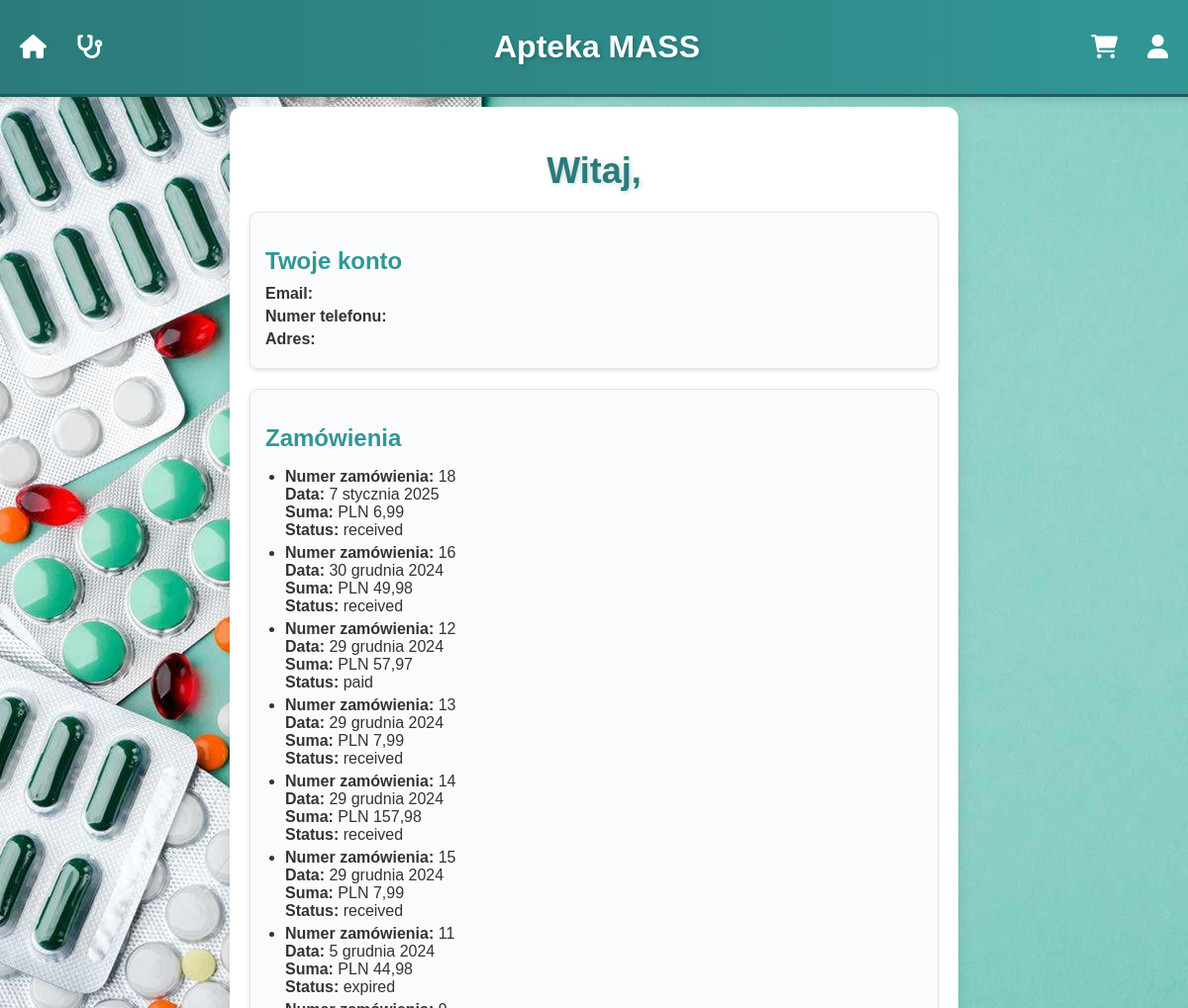
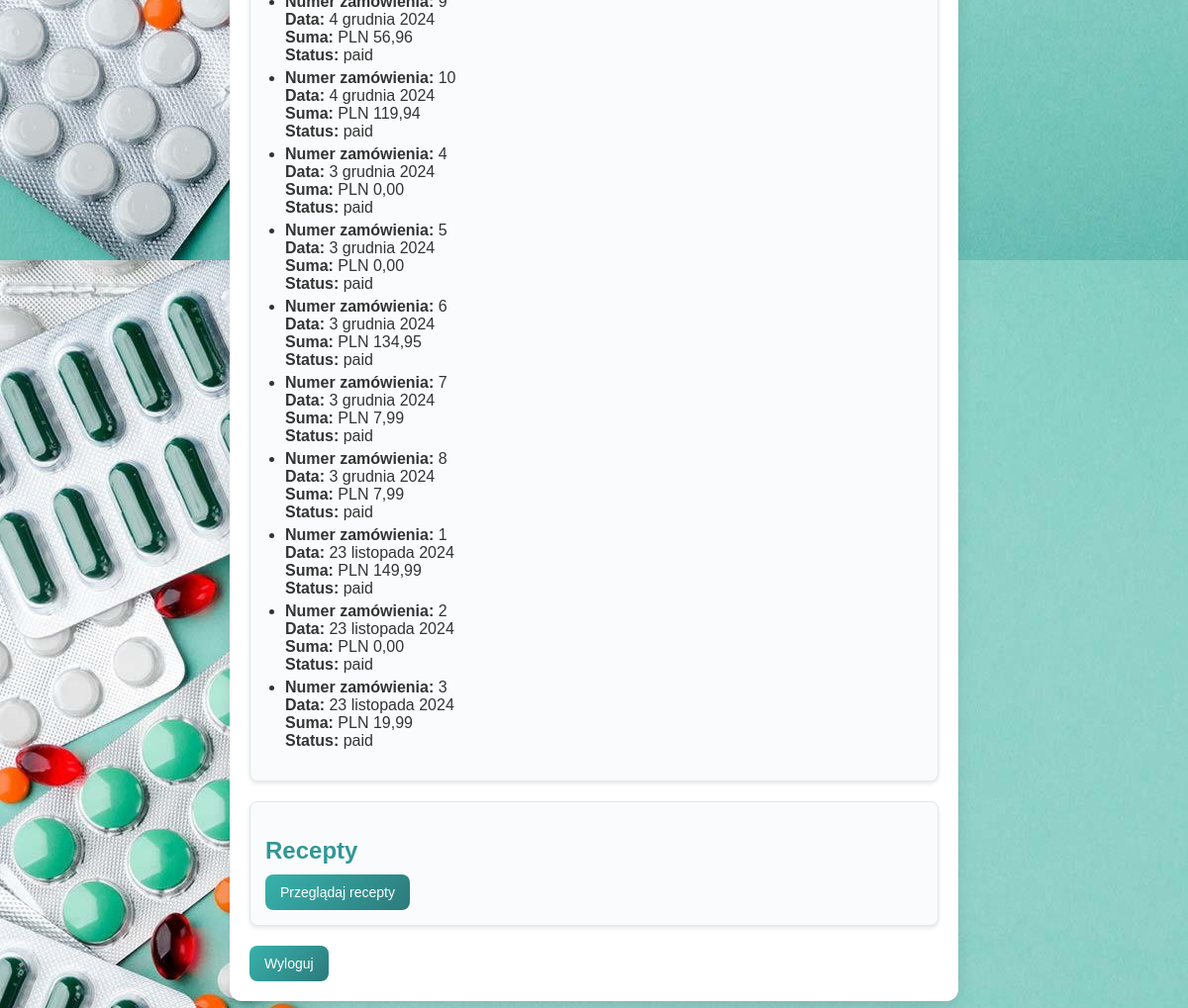
The app's page /mass/my-account/ (signed in) with its own data (2 pictures, top to bottom).
### mass/models.py (models this page shows, shortened)
class Order(models.Model):
    class Status(models.TextChoices):
        PENDING = 'pending', 'Pending'
        RECEIVED = 'received', 'Received'
        EXPIRED = 'expired', 'Expired'
    user = models.ForeignKey(User, on_delete=models.CASCADE)
    contents = models.ManyToManyField(Medication, through='OrderItem')
    date_of_order = models.DateField(default=datetime.now)
    shipping_address = models.CharField(max_length=255, default="")
    phone_number = models.DecimalField(max_digits=20, decimal_places=0)
    status = models.CharField(max_length=10, choices=Status.choices, default=Status.PENDING)
    total = models.DecimalField(max_digits=10, decimal_places=2, default=0)
    location = models.ForeignKey(Location, on_delete=models.CASCADE, null=True, blank=True)
    expiry_date = models.DateField(default=default_expiry_date) # klient ma 7 dni na odebranie zamowienia, potem ustawia sie na 'expired'

### mass/views.py (the view)
# urls.py: path('my-account/', views.user_account_view, name='my_account'),
@login_required
def user_account_view(request):
    user = request.user
    try:
        extended_user = ExtendedUser.objects.get(user=user)
    except ExtendedUser.DoesNotExist:
        extended_user = None
    orders = Order.objects.filter(user=user).order_by('-date_of_order')
    context = {
        'user': user,
        'extended_user': extended_user,
        'orders': orders,
    }
    return render(request, 'my_account.html', context)

### mass/templates/my_account.html (shortened to what this page needs)
<!DOCTYPE html>
<html lang="pl">
<head>
    {% load static %}
</head>
<body>
    {% include 'navbar.html' %}
    <div class="container">
        <h1>Witaj, {{ user.first_name }} {{ user.last_name }}</h1>
        <section>
            <h2>Twoje konto</h2>
            <p><strong>Email:</strong> {{ user.email }}</p>
            {% if extended_user %}
                <p><strong>Numer telefonu:</strong> {{ extended_user.phone_number }}</p>
                <p><strong>Adres:</strong> {{ extended_user.address }}</p>
            {% else %}
                <p><em>Dodatkowe informacje o profilu nie są dostępne.</em></p>
            {% endif %}
        </section>
        <section>
            <h2>Zamówienia</h2>
            {% if orders %}
                <ul>
                    {% for order in orders %}
                        <li>
                            <strong>Numer zamówienia:</strong> {{ order.id }} <br>
                            <strong>Data:</strong> {{ order.date_of_order }} <br>
                            <strong>Suma:</strong> PLN {{ order.total }} <br>
                            <strong>Status:</strong> {{ order.status }} <br>
                        </li>
                    {% endfor %}
                </ul>
            {% else %}
                <p>Nie masz jeszcze zamówień.</p>
            {% endif %}
        </section>
        <section>
            <h2>Recepty</h2>
            <a href="{% url 'prescriptions_view' %}" class="btn">Przeglądaj recepty</a>
        </section>
        <a href="{% url 'logout' %}" class="btn">Wyloguj</a>
    </div>
</body>
</html>

### records on screen
Order: id "18", date_of_order "7 stycznia 2025", total "6,99", status "received"
Order: id "16", date_of_order "30 grudnia 2024", total "49,98", status "received"
Order: id "12", date_of_order "29 grudnia 2024", total "57,97", status "paid"
Order: id "13", date_of_order "29 grudnia 2024", total "7,99", status "received"
Order: id "14", date_of_order "29 grudnia 2024", total "157,98", status "received"
Order: id "15", date_of_order "29 grudnia 2024", total "7,99", status "received"
Order: id "11", date_of_order "5 grudnia 2024", total "44,98", status "expired"
Order: id "9", date_of_order "4 grudnia 2024", total "56,96", status "paid"
Order: id "10", date_of_order "4 grudnia 2024", total "119,94", status "paid"
Order: id "4", date_of_order "3 grudnia 2024", total "0,00", status "paid"
Order: id "5", date_of_order "3 grudnia 2024", total "0,00", status "paid"
Order: id "6", date_of_order "3 grudnia 2024", total "134,95", status "paid"
Order: id "7", date_of_order "3 grudnia 2024", total "7,99", status "paid"
Order: id "8", date_of_order "3 grudnia 2024", total "7,99", status "paid"
Order: id "1", date_of_order "23 listopada 2024", total "149,99", status "paid"
Order: id "2", date_of_order "23 listopada 2024", total "0,00", status "paid"
Order: id "3", date_of_order "23 listopada 2024", total "19,99", status "paid"
